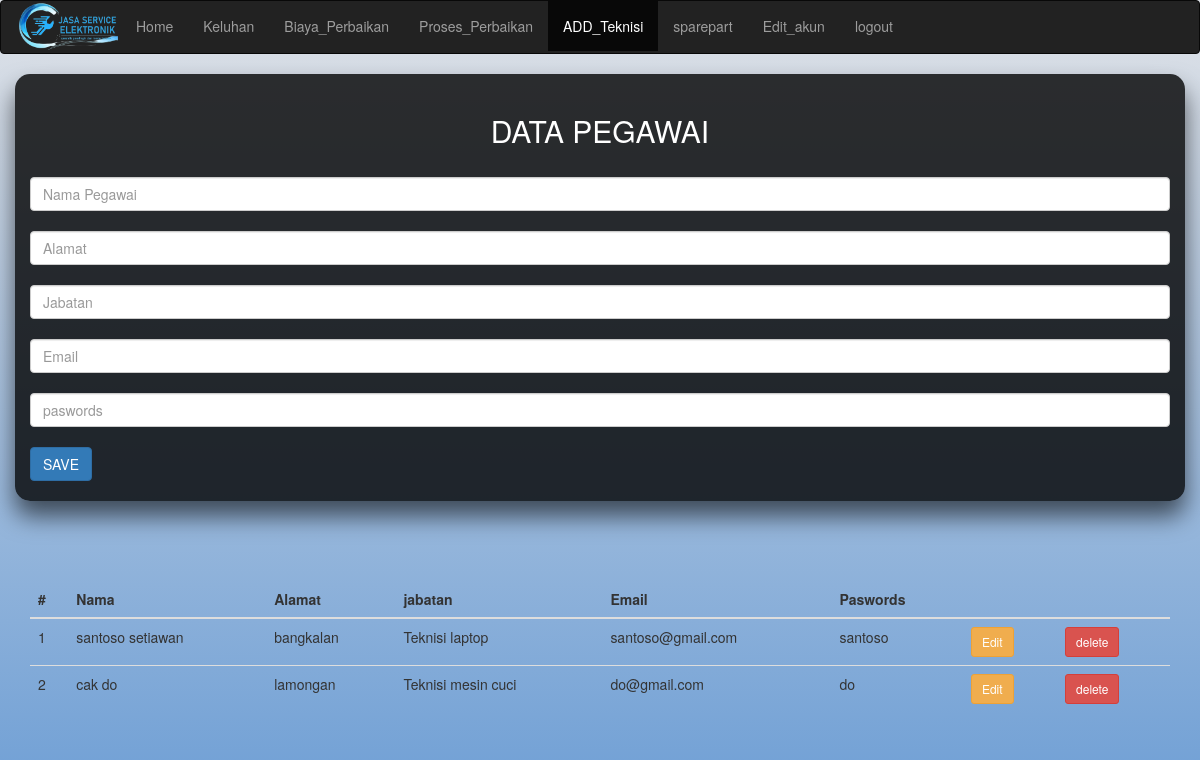
The app's page /UTS/addteknisi.php with its own data.
### tables this page shows
CREATE TABLE `pegawai` (
  `id_pegawai` int(11) NOT NULL,
  `nama_pegawai` varchar(255) DEFAULT NULL,
  `alamat` varchar(255) DEFAULT NULL,
  `jabatan` varchar(200) DEFAULT NULL,
  `email_pegawai` varchar(200) DEFAULT NULL,
  `paswords` varchar(200) DEFAULT NULL
);

### UTS/addteknisi.php (the view, shortened to what this page needs)
<!doctype html>
<html lang="en">
  <head>
    <link rel="stylesheet" type="text/css" href="style.css">
    <link rel="stylesheet" href="https://maxcdn.bootstrapcdn.com/bootstrap/3.4.1/css/bootstrap.min.css">
  <link rel="stylesheet" href="https://maxcdn.bootstrapcdn.com/bootstrap/3.3.7/css/bootstrap.min.css">
  </head>
 <body style="background-color:powderblue;">
 <nav class="navbar navbar-inverse">
    <div class="container-fluid">
      <div class="navbar-header">
        <img src="foto/logo.webp"  alt="logo" width="105">
      </div>
      <div class="collapse navbar-collapse" id="myNavbar">
        <ul class="nav navbar-nav">
        <li ><a href="homeadmin.php">Home</a></li>
          <li ><a href="perbaikan.php">Keluhan</a></li>
          <li ><a href="biaya_perbaikan.php">Biaya_Perbaikan</a></li>
          <li ><a href="proses_perbaikan.php">Proses_Perbaikan</a></li>
          <li class="active"><a href="addteknisi.php">ADD_Teknisi</a></li>
          <li ><a href="addsparepart.php">sparepart</a></li>
          <li ><a href="editakun.php">Edit_akun</a></li>
          <li ><a href="login.php">logout</a></li>
        </ul>
      </div>
    </div>
  </nav>
  <div class="container" id="register"><br>
    <h2 class="text-center"style="color:white;">DATA PEGAWAI</h2>
        <form enctype="multipart/form-data" action="fungsi/add_pegawai.php" method="POST" enctype="multipart/form-data" id="from">
        <div class="mb-3">
            <input type="text" class="form-control" id="nama_pegawai" name="nama_pegawai" placeholder="Nama Pegawai">
        </div>
        <div class="mb-3">
            <input type="text" class="form-control" id="alamat" name="alamat" placeholder="Alamat">
        </div>
        <div class="mb-3">
            <input type="text" class="form-control" id="jabatan" name="jabatan" placeholder="Jabatan">
        </div>
        <div class="mb-3">
            <input type="text" class="form-control" id="email_pegawai" name="email_pegawai" placeholder="Email">
        </div>
        <div class="mb-3">
            <input type="text" class="form-control" id="paswords" name="paswords" placeholder="paswords">
        </div><br>
        <button type="submit" name="submit" class="btn btn-primary">SAVE</button>
       <br><br>
        </form>
    </div>
</div><br><br><br><br>
    <div class="container mt-5">
        <table class="table">
            <thead>
                <?php $no=1;?>
                <tr>
                <th scope="col">#</th>
                <th scope="col">Nama </th>
                <th scope="col">Alamat</th>
                <th scope="col">jabatan</th>
                <th scope="col">Email</th>
                <th scope="col">Paswords</th>
                <th scope="col"></th>
                <th scope="col"></th>
                </tr>
            </thead>
            <tbody>
               <?php
               include "inc/config.php";
               $data = mysqli_query($connection,"select *  from pegawai");
               foreach($data as $item): ?>
                <tr>
                    <td><?= $no++;?></td>
                    <td><?= $item['nama_pegawai'] ?></td>
                    <td><?= $item['alamat'] ?></td>
                    <td><?= $item['jabatan'] ?></td>
                    <td><?= $item['email_pegawai'] ?></td>
                    <td><?= $item['paswords'] ?></td>
                    <td>
                        <a href="editteknisi.php?id=<?= $item['id_pegawai'] ?>" class="btn btn-sm btn-warning">Edit</a>
                    </td>
                    <td> <a href="fungsi/deleteteknisi.php?id=<?= $item['id_pegawai'] ?>" class="btn btn-sm btn-danger">delete</a></td>
                </tr>
               <?php endforeach ?>
            </tbody>
        </table>
    </div>
  </body>
</html>

### UTS/style.css (style rules this page uses)
html { height: 100%; width: 100%; }
body { height: 100%; width: 100%; background: linear-gradient(#dfe2e7, #6f9fd5); }
#register { background-color:rgba(0,0,1,.8); border-radius: 15px; box-shadow: 0 15px 25px rgba(0,0,0,.6); }

### records on screen
pegawai: nama_pegawai "santoso setiawan", alamat "bangkalan", jabatan "Teknisi laptop", email_pegawai "santoso@gmail.com", paswords "santoso"
pegawai: nama_pegawai "cak do", alamat "lamongan", jabatan "Teknisi mesin cuci", email_pegawai "do@gmail.com", paswords "do"
